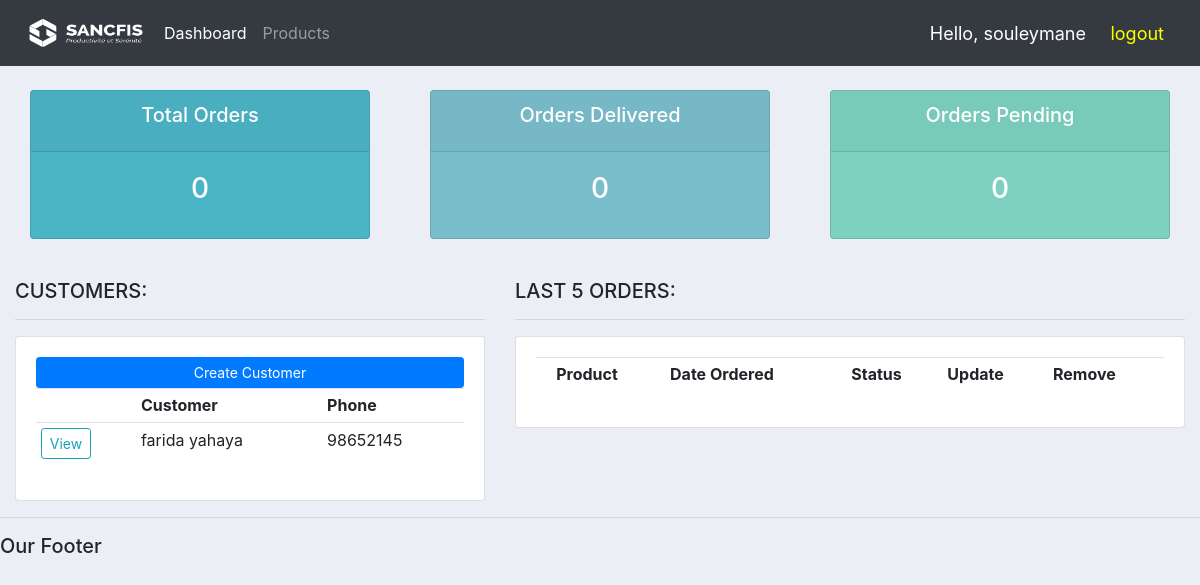
The app's page / (signed in), older data.
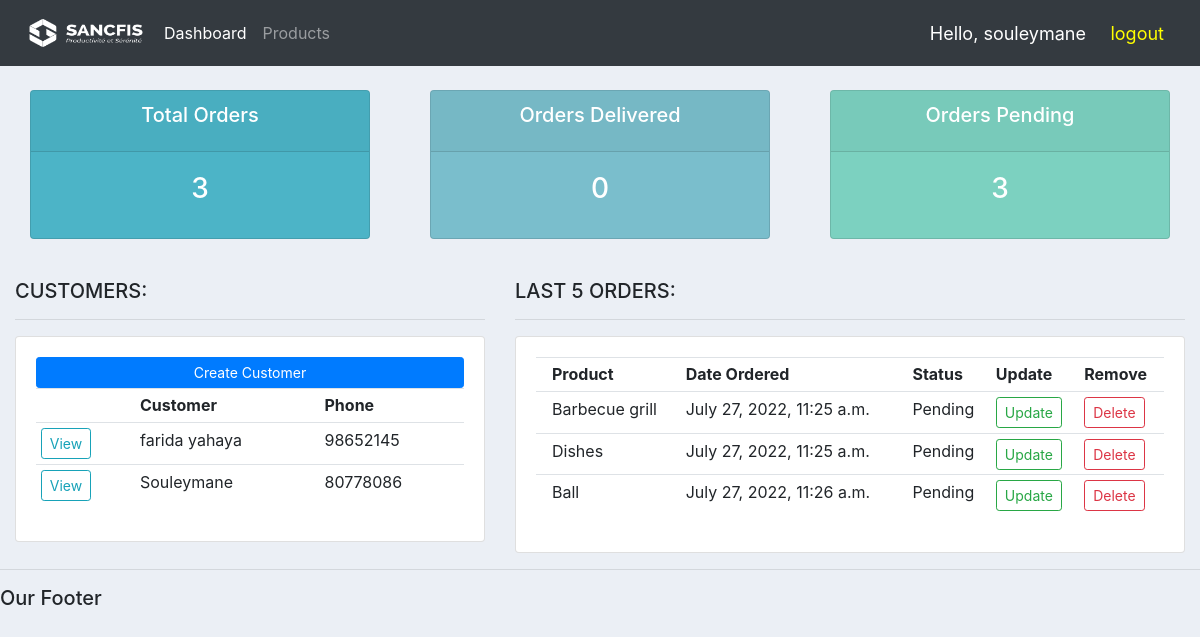
The same page, newer data.
### accounts/models.py (models this page shows, shortened)
class Customer(models.Model):
    name = models.CharField(max_length=200, null=True)
    phone = models.CharField(max_length=20, null=True)
    email = models.EmailField(max_length=200, null=True)
    date_created = models.DateTimeField(auto_now_add=True, null=True)

class Order(models.Model):
    STATUS = (
        ('Pending', 'Pending'),
        ('Out for delivery', 'Out for delivery'),
        ('Delivered', 'Delivered'),
    )
    customer = models.ForeignKey(Customer, null=True, on_delete=models.SET_NULL)
    product = models.ForeignKey(Product, null=True, on_delete=models.SET_NULL)
    date_created = models.DateTimeField(auto_now_add=True, null=True)
    status = models.CharField(max_length=200, null=True, choices=STATUS)
    note = models.CharField(max_length=100, null=True)

class Product(models.Model):
    CATEGORY = (
        ('Indoor', 'Indoor'),
        ('Out Door', 'Out Door'),
    )
    name = models.CharField(max_length=200, null=True)
    price = models.FloatField(null=True)
    category = models.CharField(max_length=200, null=True, choices=CATEGORY)
    description = models.CharField(max_length=200, null=True, blank=True)
    date_created = models.DateTimeField(auto_now_add=True, null=True)
    tags = models.ManyToManyField(Tag)
    def __str__(self):
        return self.name

### accounts/views/home.py (the view)
# urls.py: path('', home.home, name="home"),
@login_required(login_url='login')
def home(request):
    orders = Order.objects.all()
    customers = Customer.objects.all()
    total_customers = customers.count()
    total_orders = orders.count()
    delivered = orders.filter(status='Delivered').count()
    pending = orders.filter(status='Pending').count()
    context = {'orders':orders, 'customers':customers,
    'total_orders':total_orders, 'delivered':delivered,
    'pending':pending}
    return render(request, 'accounts/dashboard.html', context)

### accounts/templates/accounts/dashboard.html
{% extends 'accounts/main.html' %}
{% block content %}
{% include 'accounts/status.html' %}
<br>
<div class="row">
    <div class="col-md-5">
        <h5>CUSTOMERS:</h5>
        <hr>
        <div class="card card-body">
            <a class="btn btn-primary btn-sm btn-block" href="">Create Customer</a>
            <table class="table table-sm">
                <tr>
                    <th></th>
                    <th>Customer</th>
                    <th>Phone</th>
                </tr>
                {% for customer in customers %}
                    <tr>
                        <td><a class="btn btn-outline-info btn-sm" href="{% url 'customer' customer.id %}">View</a></td>
                        <td>{{ customer.name }}</td>
                        <td>{{ customer.phone }}</td>
                    </tr>
                {% endfor %}
            </table>
        </div>
    </div>
    <div class="col-md-7">
        <h5>LAST 5 ORDERS:</h5>
        <hr>
        <div class="card card-body">
            <table class="table table-sm">
                <tr>
                    <th></th>
                    <th>Product</th>
                    <th>Date Ordered</th>
                    <th>Status</th>
                    <th>Update</th>
                    <th>Remove</th>
                </tr>
                {% for order in orders %}
                    <tr>
                        <th></th>
                        <td>{{ order.product }}</dt>
                        <td>{{ order.date_created }}</dt>
                        <td>{{ order.status }}</dt>
                        <td><a a class="btn btn-outline-success btn-sm" href="{% url 'update_order' order.id %}">Update</a></td>
                        <td><a a class="btn btn-outline-danger btn-sm" href="{% url 'delete_order' order.id %}">Delete</a></td>
                    </tr>
                {% endfor %}
            </table>
        </div>
    </div>
</div>
{% endblock %}

Row changes from the older to the newer data that the page shows:
added Customer: name "Souleymane", phone "80778086"
added Order: product "Barbecue grill", date_created "July 27, 2022, 11:25 a.m.", status "Pending"
added Order: product "Dishes", date_created "July 27, 2022, 11:25 a.m.", status "Pending"
added Order: product "Ball", date_created "July 27, 2022, 11:26 a.m.", status "Pending"
Text that changed along with them:
{{ total_orders }}: "0" → "3"
{{ pending }}: "0" → "3"
